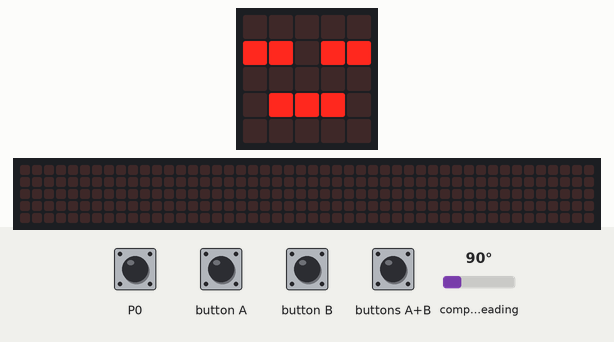
A program run on a simulated BBC micro:bit (MakeCode). Shown: the board's 5×5 LED display, a strip that is not on the board, showing the scrolling text unrolled. The test bench sets the inputs (shaded band); at power-on: compass heading 90°. The 48×5 strip is a reading aid, not a part: it shows the text the display is scrolling, unrolled, one strip-width of it at a time; the compass is already calibrated.

Above: at 16.9 s.
At 20.0 s:
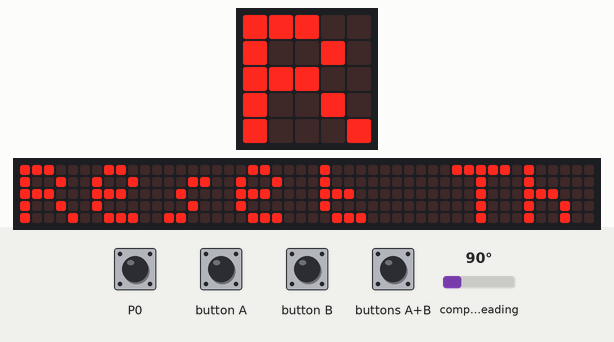
20.1 s: button A pressed for 0.15 s
At 37.0 s:
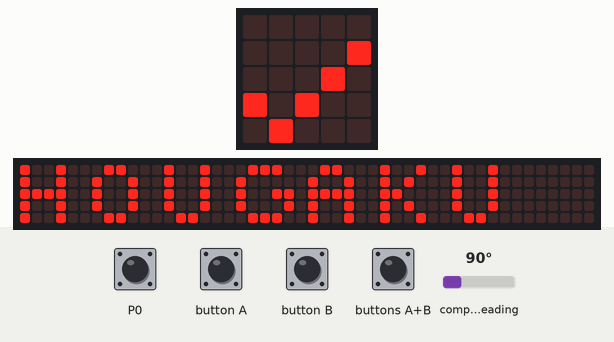
38.7 s: touch pin P0 pressed for 0.15 s
At 50.9 s:
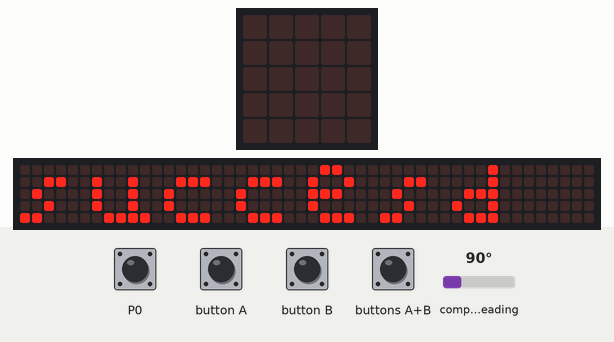

Measured:
- after the input at 20.1 s, the display: first differs from a run without the input after 16.8 s (image 2)
- after the input at 38.7 s, the display: first differs from a run without the input after 5.4 s (image 3)
- what the display in image 0 shows lasts 1.2 s, from 16.8 s to 18.0 s

The program:

main.ts
```typescript
input.onPinPressed(TouchPin.P0, function () {
    ESP8266_IoT.connectWifi("Buffalo-A-2E18", "fvdfri4d3xchi")
})
input.onButtonPressed(Button.A, function () {
    basic.showString("HOUGAKU")
    hougaku = 1
    basic.showNumber(input.compassHeading())
    while (!(input.logoIsPressed())) {
        led.plotBarGraph(
        Math.abs(input.compassHeading() - 180),
        180
        )
    }
    hougaku = 0
})
input.onButtonPressed(Button.AB, function () {
    basic.showString("Lite Mode")
    basic.showString("Mode The Exit For A Boton")
    while (!(input.buttonIsPressed(Button.A))) {
        power.fullPowerOn(FullPowerSource.B)
        basic.showLeds(`
            # # # # #
            # # # # #
            # # # # #
            # # # # #
            # # # # #
            `)
    }
})
input.onButtonPressed(Button.B, function () {
    basic.showString("KION/OND")
    basic.showString("" + (input.temperature()))
})
let hougaku = 0
basic.showString("Hello")
basic.showString("Reseting...")
basic.showIcon(IconNames.No)
basic.showIcon(IconNames.Asleep)
basic.showIcon(IconNames.Asleep)
basic.showIcon(IconNames.Surprised)
basic.showIcon(IconNames.Happy)
basic.showString("Reset The Complert")
basic.showIcon(IconNames.Yes)
if (ESP8266_IoT.wifiState(true)) {
    basic.showString("succesd")
} else {
    datalogger.setColumnTitles("Process error, error code: 404 Received error message. Description: A connection to the specified network was not possible. It seems that there is a problem with the network environment, such as the router or modem. Restart the program in an environment where the specified Wi-Fi is connected.")
    datalogger.log(datalogger.createCV("Process error, error code: 404 Received error message. Description: A connection to the specified network was not possible. It seems that there is a problem with the network environment, such as the router or modem. Restart the program in an environment where the specified Wi-Fi is connected.", 404))
    basic.showString("log the created!!")
}
basic.forever(function () {

})
basic.forever(function () {

})
```

test.ts
```typescript
// テストはここに来ます。このパッケージが拡張機能として使用されるときにはコンパイルされません。
```
